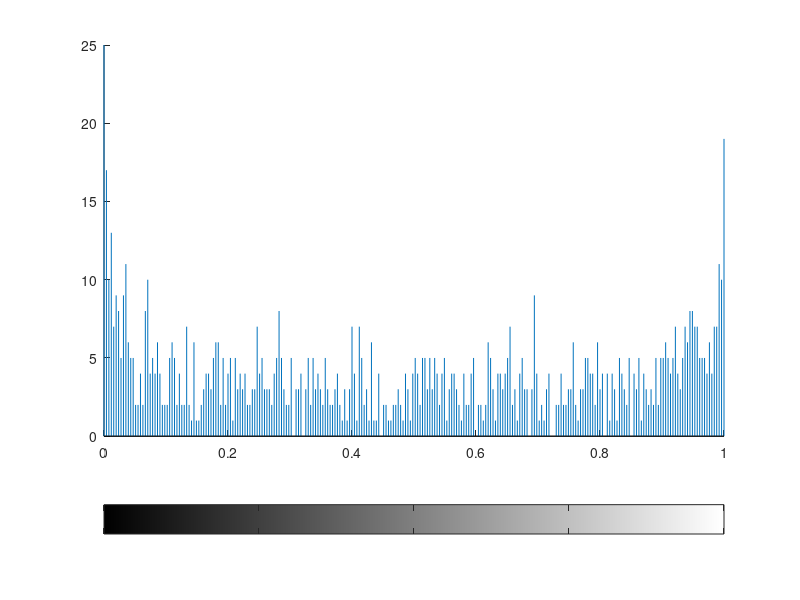

Write the MATLAB code that produced this figure.
close all
m = 4;
n = 50000;
k = 1000
for i = 1:k
    X = randn(m,n);
    mX = mean(X,1);
    vX = var(X,1,1);
    m2 = mX*mX';
    sv = sum(vX);
    x = sv/(m2+sv);
    p(i)=betainc(x,(m-1)*n,n);
    fprintf('.')
end
imhist(p)
